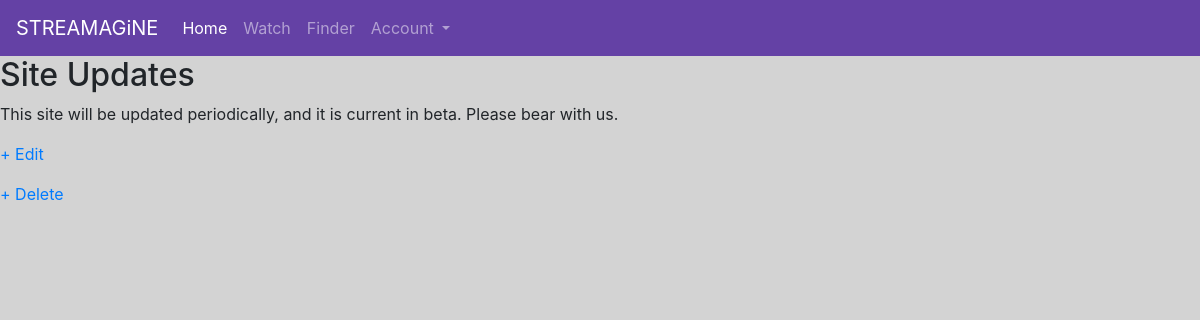
The app's page /finder/2/ with its own data.
### finder/models.py (models this page shows, shortened)
class Post(models.Model):
    title = models.CharField(max_length=200)
    author = models.ForeignKey('auth.User', on_delete=models.CASCADE,)
    body = models.TextField()

### finder/views.py (the view)
# urls.py: path('<int:pk>/', FinderDetailView.as_view(), name='finder_detail'),
class FinderDetailView(DetailView):
    model = Post
    template_name = 'finder_detail.html'

### templates/finder_detail.html
{% extends 'base.html' %}
{% block body %}
    <div class="post-entry">
        <h2>{{ post.title }}</h2>
        <p>{{ post.body }}</p>
    </div>
    <p><a href="{% url 'finder:finder_edit' post.pk %}">+ Edit</a></p>
    <p><a href="{% url 'finder:finder_delete' post.pk %}">+ Delete</a></p>
{% endblock body %}

### static/css/base.css (style rules this page uses)
body { background-color: #D3D3D3; }

### records on screen
Post: title "Site Updates", body "This site will be updated periodically, and it is current in beta. Please bear with us."
